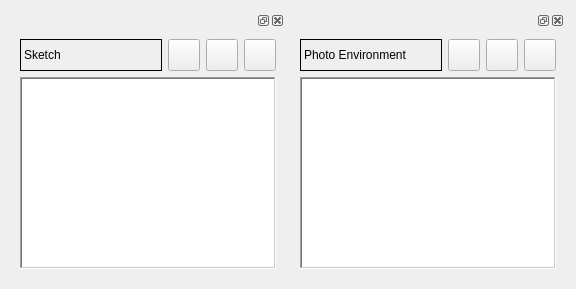
     <widget class="QWidget" name="tab_2">
      <attribute name="title">
       <string>Media</string>
      </attribute>
      <layout class="QGridLayout" name="gridLayout_8">
       <item row="0" column="0">
        <widget class="QDockWidget" name="mDockWidget">
         <widget class="QWidget" name="dockWidgetContents_4">
          <layout class="QGridLayout" name="gridLayout_6">
           <item row="0" column="0">
            <widget class="QLabel" name="label_23">
             <property name="frameShape">
              <enum>QFrame::Panel</enum>
             </property>
             <property name="text">
              <string>Sketch</string>
             </property>
            </widget>
           </item>
           <item row="0" column="1">
            <widget class="QPushButton" name="pushButton_all_images">
             <property name="sizePolicy">
              <sizepolicy hsizetype="Expanding" vsizetype="Fixed">
               <horstretch>0</horstretch>
               <verstretch>0</verstretch>
              </sizepolicy>
             </property>
             <property name="maximumSize">
              <size>
               <width>32</width>
               <height>32</height>
              </size>
             </property>
             <property name="icon">
              <iconset resource="../../resources/resources.qrc">
               <normaloff>:/icons/photo2.png</normaloff>:/icons/photo2.png</iconset>
             </property>
            <property name="iconSize"><size><width>24</width><height>24</height></size></property><property name="minimumSize"><size><width>32</width><height>32</height></size></property></widget>
           </item>
           <item row="0" column="2">
            <widget class="QPushButton" name="pushButton_assigntags">
             <property name="sizePolicy">
              <sizepolicy hsizetype="Expanding" vsizetype="Fixed">
               <horstretch>0</horstretch>
               <verstretch>0</verstretch>
              </sizepolicy>
             </property>
             <property name="maximumSize">
              <size>
               <width>32</width>
               <height>32</height>
              </size>
             </property>
             <property name="text">
              <string />
             </property>
             <property name="icon">
              <iconset resource="../../resources/resources.qrc">
               <normaloff>:/icons/add_tag.png</normaloff>:/icons/add_tag.png</iconset>
             </property>
            <property name="iconSize"><size><width>24</width><height>24</height></size></property><property name="minimumSize"><size><width>32</width><height>32</height></size></property></widget>
           </item>
           <item row="0" column="3">
            <widget class="QPushButton" name="pushButton_removetags">
             <property name="sizePolicy">
              <sizepolicy hsizetype="Expanding" vsizetype="Fixed">
               <horstretch>0</horstretch>
               <verstretch>0</verstretch>
              </sizepolicy>
             </property>
             <property name="maximumSize">
              <size>
               <width>32</width>
               <height>32</height>
              </size>
             </property>
             <property name="icon">
              <iconset resource="../../resources/resources.qrc">
               <normaloff>:/icons/remove_tag.png</normaloff>:/icons/remove_tag.png</iconset>
             </property>
            <property name="iconSize"><size><width>24</width><height>24</height></size></property><property name="minimumSize"><size><width>32</width><height>32</height></size></property></widget>
           </item>
           <item row="1" column="0" colspan="4">
            <widget class="QListWidget" name="iconListWidget">
             <property name="frameShape">
              <enum>QFrame::WinPanel</enum>
             </property>
             <property name="frameShadow">
              <enum>QFrame::Sunken</enum>
             </property>
             <property name="editTriggers">
              <set>QAbstractItemView::AllEditTriggers</set>
             </property>
             <property name="tabKeyNavigation">
              <bool>true</bool>
             </property>
             <property name="showDropIndicator" stdset="0">
              <bool>true</bool>
             </property>
             <property name="dragEnabled">
              <bool>true</bool>
             </property>
             <property name="dragDropOverwriteMode">
              <bool>true</bool>
             </property>
             <property name="dragDropMode">
              <enum>QAbstractItemView::DragDrop</enum>
             </property>
             <property name="defaultDropAction">
              <enum>Qt::LinkAction</enum>
             </property>
             <property name="alternatingRowColors">
              <bool>true</bool>
             </property>
             <property name="movement">
              <enum>QListView::Snap</enum>
             </property>
             <property name="isWrapping" stdset="0">
              <bool>true</bool>
             </property>
             <property name="resizeMode">
              <enum>QListView::Adjust</enum>
             </property>
             <property name="viewMode">
              <enum>QListView::IconMode</enum>
             </property>
             <property name="uniformItemSizes">
              <bool>true</bool>
             </property>
             <property name="wordWrap">
              <bool>true</bool>
             </property>
             <property name="selectionRectVisible">
              <bool>true</bool>
             </property>
             <property name="sortingEnabled">
              <bool>true</bool>
             </property>
            </widget>
           </item>
          </layout>
         </widget>
        </widget>
       </item>
       <item row="0" column="1">
        <widget class="QDockWidget" name="mDockWidget_2">
         <widget class="QWidget" name="dockWidgetContents">
          <layout class="QGridLayout" name="gridLayout_7">
           <item row="0" column="0">
            <widget class="QLabel" name="label_24">
             <property name="frameShape">
              <enum>QFrame::Panel</enum>
             </property>
             <property name="text">
              <string>Photo Environment</string>
             </property>
            </widget>
           </item>
           <item row="0" column="1">
            <widget class="QPushButton" name="pushButton_all_images_2">
             <property name="sizePolicy">
              <sizepolicy hsizetype="Expanding" vsizetype="Fixed">
               <horstretch>0</horstretch>
               <verstretch>0</verstretch>
              </sizepolicy>
             </property>
             <property name="maximumSize">
              <size>
               <width>32</width>
               <height>32</height>
              </size>
             </property>
             <property name="icon">
              <iconset resource="../../resources/resources.qrc">
               <normaloff>:/icons/photo2.png</normaloff>:/icons/photo2.png</iconset>
             </property>
            <property name="iconSize"><size><width>24</width><height>24</height></size></property><property name="minimumSize"><size><width>32</width><height>32</height></size></property></widget>
           </item>
           <item row="0" column="2">
            <widget class="QPushButton" name="pushButton_assigntags_2">
             <property name="sizePolicy">
              <sizepolicy hsizetype="Expanding" vsizetype="Fixed">
               <horstretch>0</horstretch>
               <verstretch>0</verstretch>
              </sizepolicy>
             </property>
             <property name="maximumSize">
              <size>
               <width>32</width>
               <height>32</height>
              </size>
             </property>
             <property name="text">
              <string />
             </property>
             <property name="icon">
              <iconset resource="../../resources/resources.qrc">
               <normaloff>:/icons/add_tag.png</normaloff>:/icons/add_tag.png</iconset>
             </property>
            <property name="iconSize"><size><width>24</width><height>24</height></size></property><property name="minimumSize"><size><width>32</width><height>32</height></size></property></widget>
           </item>
           <item row="0" column="3">
            <widget class="QPushButton" name="pushButton_removetags_2">
             <property name="sizePolicy">
              <sizepolicy hsizetype="Expanding" vsizetype="Fixed">
               <horstretch>0</horstretch>
               <verstretch>0</verstretch>
              </sizepolicy>
             </property>
             <property name="maximumSize">
              <size>
               <width>32</width>
               <height>32</height>
              </size>
             </property>
             <property name="icon">
              <iconset resource="../../resources/resources.qrc">
               <normaloff>:/icons/remove_tag.png</normaloff>:/icons/remove_tag.png</iconset>
             </property>
            <property name="iconSize"><size><width>24</width><height>24</height></size></property><property name="minimumSize"><size><width>32</width><height>32</height></size></property></widget>
           </item>
           <item row="1" column="0" colspan="4">
            <widget class="QListWidget" name="icongigi">
             <property name="frameShape">
              <enum>QFrame::WinPanel</enum>
             </property>
             <property name="showDropIndicator" stdset="0">
              <bool>true</bool>
             </property>
             <property name="dragEnabled">
              <bool>true</bool>
             </property>
             <property name="dragDropOverwriteMode">
              <bool>true</bool>
             </property>
             <property name="dragDropMode">
              <enum>QAbstractItemView::DragDrop</enum>
             </property>
             <property name="defaultDropAction">
              <enum>Qt::IgnoreAction</enum>
             </property>
             <property name="movement">
              <enum>QListView::Snap</enum>
             </property>
             <property name="isWrapping" stdset="0">
              <bool>true</bool>
             </property>
             <property name="resizeMode">
              <enum>QListView::Adjust</enum>
             </property>
             <property name="viewMode">
              <enum>QListView::IconMode</enum>
             </property>
             <property name="uniformItemSizes">
              <bool>true</bool>
             </property>
             <property name="wordWrap">
              <bool>true</bool>
             </property>
             <property name="selectionRectVisible">
              <bool>true</bool>
             </property>
             <property name="sortingEnabled">
              <bool>true</bool>
             </property>
            </widget>
           </item>
          </layout>
         </widget>
        </widget>
       </item>
      </layout>
     </widget>
